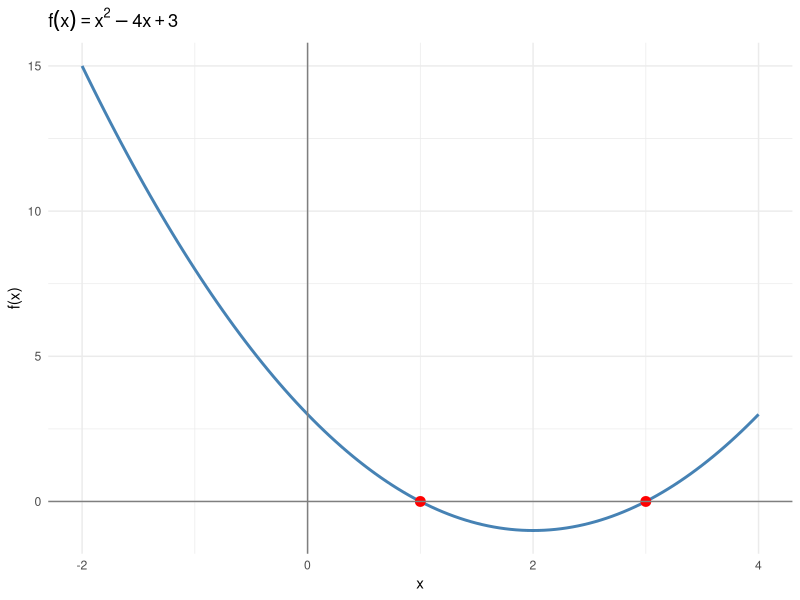
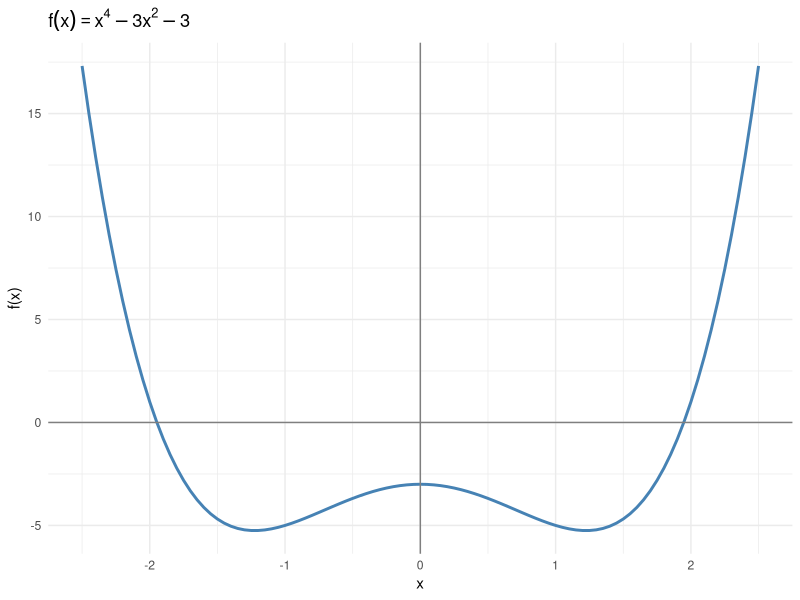
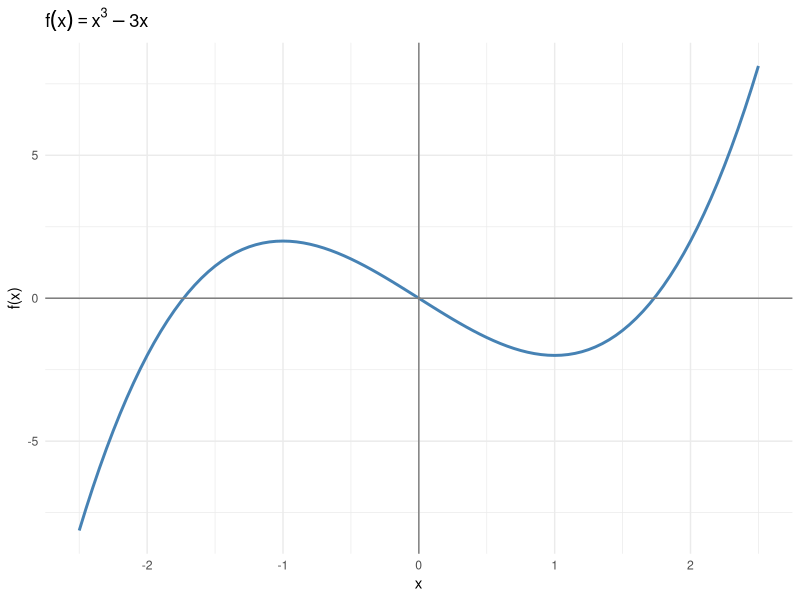
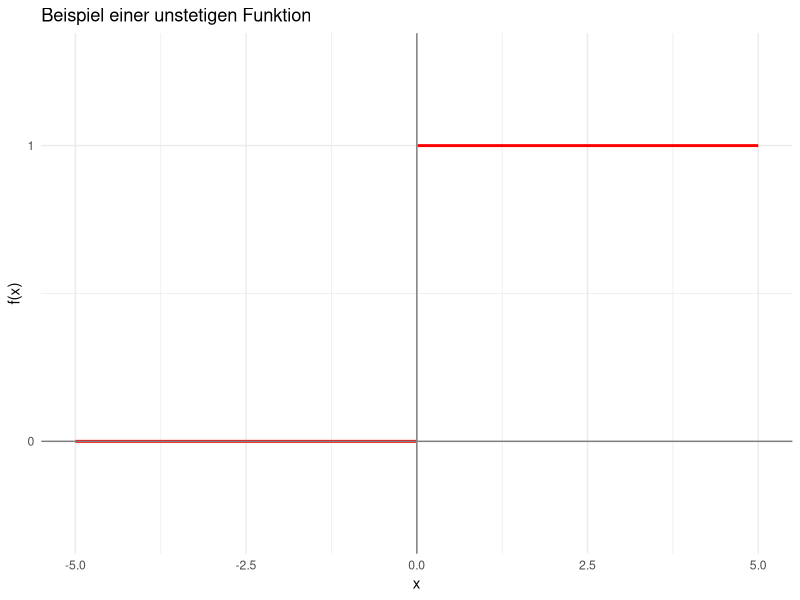
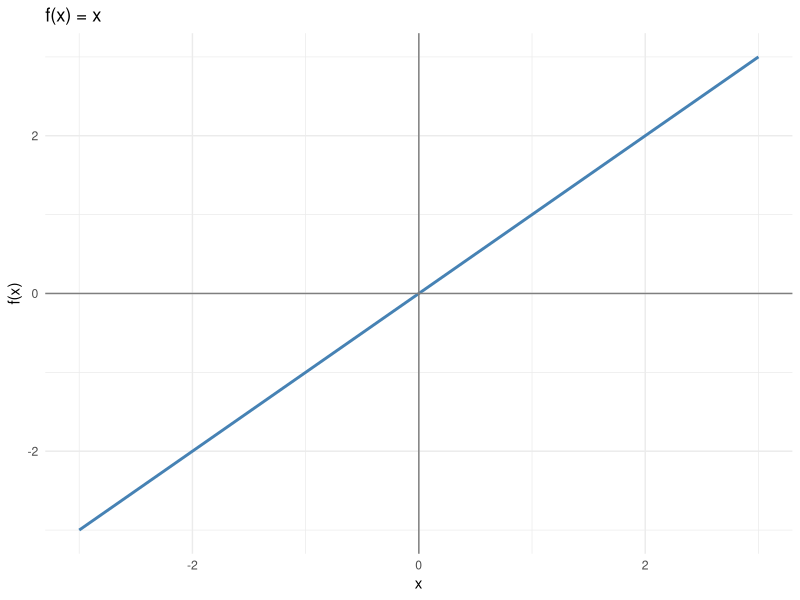
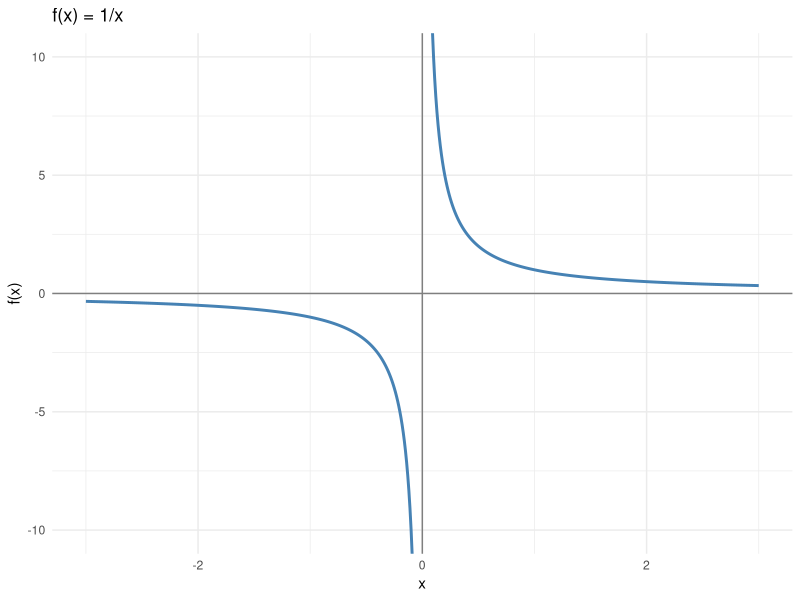
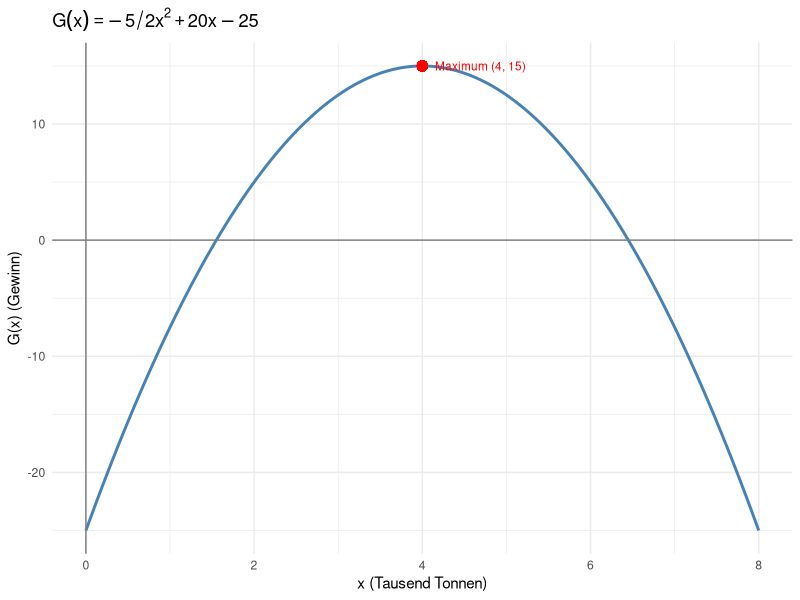
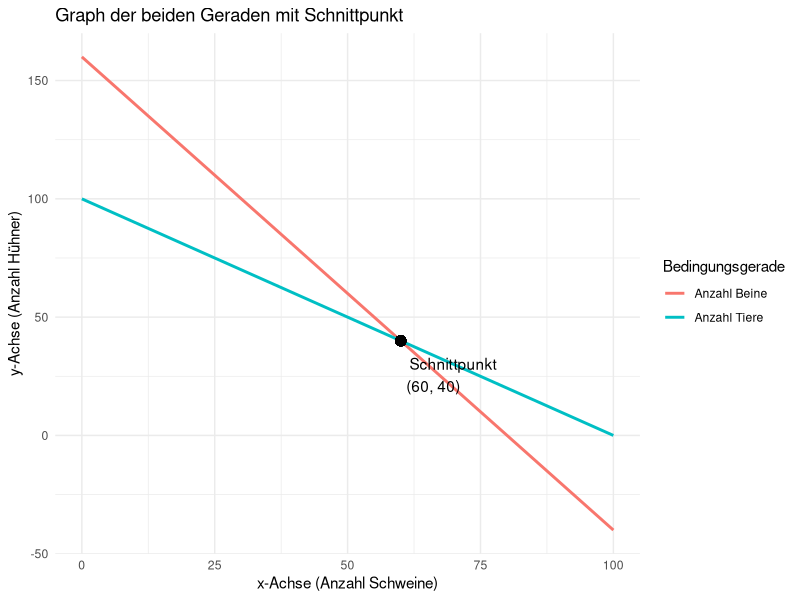

These figures' R source, in order: (Note: this script raises an error after producing the figures.)
## ---- chunk 1
options(digits = 4)
knitr::opts_chunk$set(echo=FALSE, message=FALSE, warning=FALSE, cache=FALSE, 
                      dev.args=list(pointsize=11), size="scriptsize")
library(tidyverse)
## ---- chunk 2
rm(list = ls())
library(ggplot2)
x <- seq(-2, 4, 0.05)
f <- function(x) x^2 - 4*x + 3

ggplot(data.frame(x = x, y = f(x)), aes(x, y)) +
  geom_line(color = "steelblue", linewidth = 1) +
  geom_point(data = data.frame(x = c(1, 3), y = c(0, 0)),
             aes(x, y), color = "red", size = 3) +
  geom_hline(yintercept = 0, color = "gray50") +
  geom_vline(xintercept = 0, color = "gray50") +
  labs(title = expression(f(x) == x^2 - 4*x + 3), x = "x", y = "f(x)") +
  theme_minimal()
## ---- chunk 3
rm(list = ls())
library(ggplot2)
x <- seq(-2.5, 2.5, 0.05)
f <- function(x) x^4 - 3*x^2 - 3

ggplot(data.frame(x = x, y = f(x)), aes(x, y)) +
  geom_line(color = "steelblue", linewidth = 1) +
  geom_hline(yintercept = 0, color = "gray50") +
  geom_vline(xintercept = 0, color = "gray50") +
  labs(title = expression(f(x) == x^4 - 3*x^2 - 3), x = "x", y = "f(x)") +
  theme_minimal()
## ---- chunk 4
rm(list = ls())
library(ggplot2)
x <- seq(-2.5, 2.5, 0.05)
f <- function(x) x^3 - 3*x

ggplot(data.frame(x = x, y = f(x)), aes(x, y)) +
  geom_line(color = "steelblue", linewidth = 1) +
  geom_hline(yintercept = 0, color = "gray50") +
  geom_vline(xintercept = 0, color = "gray50") +
  labs(title = expression(f(x) == x^3 - 3*x), x = "x", y = "f(x)") +
  theme_minimal()
## ---- chunk 5
rm(list = ls())
library(ggplot2)
df <- rbind(
  data.frame(x = seq(-5, -0.01, 0.01), y = 0, gruppe = "x < 0"),
  data.frame(x = seq(0.01,  5,  0.01), y = 1, gruppe = "x > 0")
)
ggplot(df, aes(x, y, group = gruppe)) +
  geom_line(color = "red", linewidth = 1) +
  geom_hline(yintercept = 0, color = "gray50") +
  geom_vline(xintercept = 0, color = "gray50") +
  scale_y_continuous(breaks = c(0, 1), limits = c(-0.3, 1.3)) +
  labs(title = "Beispiel einer unstetigen Funktion", x = "x", y = "f(x)") +
  theme_minimal()
## ---- chunk 6
rm(list = ls())
library(ggplot2)
x <- seq(-3, 3, 0.1)
ggplot(data.frame(x = x, y = x), aes(x, y)) +
  geom_line(color = "steelblue", linewidth = 1) +
  geom_hline(yintercept = 0, color = "gray50") +
  geom_vline(xintercept = 0, color = "gray50") +
  labs(title = "f(x) = x", x = "x", y = "f(x)") +
  theme_minimal()
## ---- chunk 7
rm(list = ls())
library(ggplot2)
df <- rbind(
  data.frame(x = seq(-3, -0.05, 0.01), gruppe = "x < 0"),
  data.frame(x = seq( 0.05, 3,  0.01), gruppe = "x > 0")
)
df$y <- 1 / df$x
ggplot(df, aes(x, y, group = gruppe)) +
  geom_line(color = "steelblue", linewidth = 1) +
  geom_hline(yintercept = 0, color = "gray50") +
  geom_vline(xintercept = 0, color = "gray50") +
  coord_cartesian(ylim = c(-10, 10)) +
  labs(title = "f(x) = 1/x", x = "x", y = "f(x)") +
  theme_minimal()
## ---- chunk 8
rm(list = ls())
library(ggplot2)
x <- seq(0, 8, 0.05)
G <- -5/2 * x^2 + 20*x - 25
ggplot(data.frame(x = x, G = G), aes(x, G)) +
  geom_line(color = "steelblue", linewidth = 1) +
  geom_point(aes(x = 4, y = 15), color = "red", size = 3) +
  annotate("text", x = 4.15, y = 15, label = "Maximum (4, 15)",
           hjust = 0, color = "red", size = 3) +
  geom_hline(yintercept = 0, color = "gray50") +
  geom_vline(xintercept = 0, color = "gray50") +
  labs(title = expression(G(x) == -5/2 * x^2 + 20*x - 25),
       x = "x (Tausend Tonnen)", y = "G(x) (Gewinn)") +
  theme_minimal()
## ---- chunk 9
rm(list = ls())
library(ggplot2)

# Definition der zwei Geraden: y = m1*x + b1 und y = m2*x + b2
m1 <- -2
b1 <- 160
m2 <- -1
b2 <- 100

# Berechnung des Schnittpunkts
x_intersect <- (b2 - b1) / (m1 - m2)
y_intersect <- m1 * x_intersect + b1

# Daten für die Geraden (für Plot-Bereich x von 0 bis 5)
df <- data.frame(
  x = rep(seq(0, 100, length.out = 100), 2),
  y = c(m1 * seq(0, 100, length.out = 100) + b1,
        m2 * seq(0, 100, length.out = 100) + b2),
  line = factor(rep(c("Anzahl Beine", "Anzahl Tiere"), each = 100))
)

# Plot mit zwei Linien und Schnittpunkt als Punkt
ggplot(df, aes(x = x, y = y, color = line)) +
  geom_line(linewidth = 1) +
  geom_point(aes(x = x_intersect, y = y_intersect), color = "black", size = 3) +
  annotate("text", x = x_intersect, y = y_intersect, label = paste0("Schnittpunkt\n(", round(x_intersect, 2), ", ", round(y_intersect, 2), ")"),
           hjust = -0.1, vjust = 1.5) +
  theme_minimal() +
  labs(title = "Graph der beiden Geraden mit Schnittpunkt",
       x = "x-Achse (Anzahl Schweine)",
       y = "y-Achse (Anzahl Hühner)",
       color = "Bedingungsgerade")

## ---- chunk 10
rm(list = ls())
library(ggplot2)

# 2x - y = 1  und  4x - 2y = 2  sind dieselbe Gerade: y = 2x - 1
ggplot() +
  geom_abline(slope = 2, intercept = -1, color = "#E41A1C", linewidth = 1.2) +
  geom_hline(yintercept = 0, color = "gray50") +
  geom_vline(xintercept = 0, color = "gray50") +
  annotate("label", x = 1.5, y = 3.5,
           label = "2x − y = 1\n(≡ 4x − 2y = 2)\nidentische Geraden",
           color = "#E41A1C", size = 3, label.size = 0.4) +
  coord_cartesian(xlim = c(-4, 4), ylim = c(-4, 4)) +
  labs(title = "Unendlich viele Lösungen: Beide Gleichungen sind identisch",
       x = "x", y = "y") +
  theme_minimal()
## ---- chunk 11
rm(list = ls())
library(ggplot2)

# 2x - y = 1  und  4x - 2y = 3: parallele Geraden, kein Schnittpunkt
x <- seq(-4, 4, length.out = 100)
df <- data.frame(
  x = rep(x, 2),
  y = c(2*x - 1, 2*x - 1.5),
  Gleichung = factor(rep(c("2x − y = 1", "4x − 2y = 3"), each = 100))
)

ggplot(df, aes(x = x, y = y, color = Gleichung)) +
  geom_line(linewidth = 1) +
  geom_hline(yintercept = 0, color = "gray50") +
  geom_vline(xintercept = 0, color = "gray50") +
  scale_color_manual(values = c("#E41A1C", "#377EB8")) +
  theme_minimal() +
  labs(title = "Keine Lösung: Geraden sind parallel (kein Schnittpunkt)",
       x = "x", y = "y", color = "Gleichung")
## ---- chunk 12
rm(list = ls())
library(ggplot2)

# Definition der zwei Geraden: y = m1*x + b1 und y = m2*x + b2
m1 <- 2
b1 <- -1
m2 <- -2
b2 <- 1.5

# Berechnung des Schnittpunkts
x_intersect <- (b2 - b1) / (m1 - m2)
y_intersect <- m1 * x_intersect + b1

# Daten für die Geraden (für Plot-Bereich x von 0 bis 5)
df <- data.frame(
  x = rep(seq(-4, 4, length.out = 100), 2),
  y = c(m1 * seq(-4, 4, length.out = 100) + b1,
        m2 * seq(-4, 4, length.out = 100) + b2),
  line = factor(rep(c("Gleichung 1", "Gleichung 2"), each = 100))
)

# Plot mit zwei Linien und Schnittpunkt als Punkt
ggplot(df, aes(x = x, y = y, color = line)) +
  geom_line(linewidth = 1) +
  geom_point(aes(x = x_intersect, y = y_intersect), color = "black", size = 3) +
  annotate("text", x = x_intersect, y = y_intersect, label = paste0("Schnittpunkt\n(", round(x_intersect, 3), ", ", round(y_intersect, 3), ")"),
           hjust = -0.1, vjust = 1.5) +
  theme_minimal() +
  labs(title = "Graph der beiden Geraden mit Schnittpunkt",
       x = "x-Achse", y = "y-Achse", color = "Gerade")

## ---- chunk 13
# Übergangsmatrix erstellen (3x3, z. B. für Markov-Kette)
uebergang <- matrix(c(0.9, 0.08, 0.01,
                      0.04, 0.85, 0.07,
                      0.06, 0.07, 0.92), nrow=3, byrow=TRUE)

# Anfangszustandsvektor (Wahrscheinlichkeiten summieren zu 1)
vektor <- c(0.42, 0.37, 0.21)

# Multiplikation: nächster Zustand
nächster_zustand <- uebergang %*% vektor
for (i in 1:1000) 
  nächster_zustand <- uebergang %*% nächster_zustand

## ---- chunk 14
rm(list = ls())
library(ggplot2)

# Definition der zwei Geraden: y = m1*x + b1 und y = m2*x + b2
m1 <- -2
b1 <- 5
m2 <- 1
b2 <- -1

# Berechnung des Schnittpunkts
x_intersect <- (b2 - b1) / (m1 - m2)
y_intersect <- m1 * x_intersect + b1

# Daten für die Geraden (für Plot-Bereich x von 0 bis 5)
df <- data.frame(
  x = rep(seq(-7, 7, length.out = 100), 2),
  y = c(m1 * seq(-7, 7, length.out = 100) + b1,
        m2 * seq(-7, 7, length.out = 100) + b2),
  line = factor(rep(c("Gleichung I", "Gleichung II"), each = 100))
)

# Plot mit zwei Linien und Schnittpunkt als Punkt
ggplot(df, aes(x = x, y = y, color = line)) +
  geom_line(linewidth = 1) +
  geom_point(aes(x = x_intersect, y = y_intersect), color = "black", size = 3) +
  annotate("text", x = x_intersect, y = y_intersect, label = paste0("Schnittpunkt\n(", round(x_intersect, 2), ", ", round(y_intersect, 2), ")"),
           hjust = -0.1, vjust = 1.5) +
  theme_minimal() +
  labs(title = "Graph der beiden Geraden mit Schnittpunkt",
       x = "x-Achse", y = "y-Achse", color = "Bedingungsgerade")

## ---- chunk 15
rm(list = ls())
library(ggplot2)
x <- seq(-7, 7, length.out = 200)
df <- data.frame(x = x, y = -2*x + 5)

ggplot(df, aes(x, y)) +
  geom_ribbon(aes(ymin = -20, ymax = y), fill = "lightblue", alpha = 0.6) +
  geom_line(linewidth = 1) +
  geom_hline(yintercept = 0, color = "gray50") +
  geom_vline(xintercept = 0, color = "gray50") +
  coord_cartesian(xlim = c(-7, 7), ylim = c(-10, 10)) +
  labs(title = "Lösungsmenge: y ≤ −2x + 5 (Fläche unterhalb der Geraden I)",
       x = "x", y = "y") +
  theme_minimal()
## ---- chunk 16
rm(list = ls())
library(ggplot2)
x <- seq(-7, 7, length.out = 200)
df <- data.frame(x = x, y = x - 1)

ggplot(df, aes(x, y)) +
  geom_ribbon(aes(ymin = y, ymax = 20), fill = "lightblue", alpha = 0.6) +
  geom_line(linewidth = 1) +
  geom_hline(yintercept = 0, color = "gray50") +
  geom_vline(xintercept = 0, color = "gray50") +
  coord_cartesian(xlim = c(-7, 7), ylim = c(-10, 10)) +
  labs(title = "Lösungsmenge: y ≥ x − 1 (Fläche oberhalb der Geraden II)",
       x = "x", y = "y") +
  theme_minimal()
## ---- chunk 17
rm(list = ls())
library(ggplot2)
poly <- data.frame(x = c(0, 1, 2, 0), y = c(0, 0, 1, 5))

ggplot() +
  geom_polygon(data = poly, aes(x, y), fill = "lightblue", alpha = 0.6) +
  geom_abline(slope = -2, intercept = 5, linewidth = 1) +
  geom_abline(slope =  1, intercept = -1, linewidth = 1) +
  geom_hline(yintercept = 0, color = "gray50") +
  geom_vline(xintercept = 0, color = "gray50") +
  coord_cartesian(xlim = c(-1, 4), ylim = c(-2, 6)) +
  labs(title = "Lösungsmenge: Schnittmenge beider Ungleichungen (blau schattiert)",
       x = "x", y = "y") +
  theme_minimal()
## ---- chunk 18
rm(list = ls())
library(ggplot2)
poly <- data.frame(x = c(0, 5, 5, 1, 0), y = c(0, 0, 2, 4, 4))

ggplot() +
  geom_polygon(data = poly, aes(x, y), fill = "lightblue", alpha = 0.6) +
  geom_abline(slope = -0.5, intercept = 4.5, color = "red", linewidth = 1) +
  geom_hline(yintercept = 4, linetype = "dashed") +
  geom_vline(xintercept = 5, linetype = "dashed") +
  geom_hline(yintercept = 0, color = "gray50") +
  geom_vline(xintercept = 0, color = "gray50") +
  annotate("text", x = 7.2, y = 1.2, label = "200x+400y=1800", color = "red", size = 3) +
  annotate("text", x = 5.1, y = 3,   label = "x = 5", hjust = 0, size = 3) +
  annotate("text", x = 2,   y = 4.15, label = "y = 4", size = 3) +
  coord_cartesian(xlim = c(0, 9), ylim = c(-0.3, 5)) +
  labs(title = "Zulässiger Bereich – mögliche Zeltkombinationen",
       x = "x (10-Personen-Zelte)", y = "y (15-Personen-Zelte)") +
  theme_minimal()
## ---- chunk 19
rm(list = ls())
library(ggplot2)
poly <- data.frame(x = c(0, 5, 5, 1, 0), y = c(0, 0, 2, 4, 4))

ggplot() +
  geom_polygon(data = poly, aes(x, y), fill = "lightblue", alpha = 0.6) +
  geom_abline(slope = -0.5, intercept = 4.5, color = "red",  linewidth = 1) +
  geom_abline(slope = -2/3, intercept = 60/15, color = "blue", linewidth = 1) +
  geom_hline(yintercept = 4, linetype = "dashed") +
  geom_vline(xintercept = 5, linetype = "dashed") +
  geom_hline(yintercept = 0, color = "gray50") +
  geom_vline(xintercept = 0, color = "gray50") +
  annotate("text", x = 1.5, y = 2.8, label = "Z = 60", color = "blue", size = 3) +
  coord_cartesian(xlim = c(0, 9), ylim = c(-0.3, 5)) +
  labs(title = "Zulässiger Bereich mit Zielfunktion Z = 60",
       x = "x (10-Personen-Zelte)", y = "y (15-Personen-Zelte)") +
  theme_minimal()
## ---- chunk 20
rm(list = ls())
library(ggplot2)
poly <- data.frame(x = c(0, 5, 5, 1, 0), y = c(0, 0, 2, 4, 4))

ggplot() +
  geom_polygon(data = poly, aes(x, y), fill = "lightblue", alpha = 0.6) +
  geom_abline(slope = -0.5, intercept = 4.5,   color = "red",  linewidth = 1) +
  geom_abline(slope = -2/3, intercept = 60/15, color = "blue", linewidth = 0.8, linetype = "dashed") +
  geom_abline(slope = -2/3, intercept = 70/15, color = "blue", linewidth = 0.8, linetype = "dashed") +
  geom_abline(slope = -2/3, intercept = 80/15, color = "blue", linewidth = 1.2) +
  geom_hline(yintercept = 4, linetype = "dashed") +
  geom_vline(xintercept = 5, linetype = "dashed") +
  geom_hline(yintercept = 0, color = "gray50") +
  geom_vline(xintercept = 0, color = "gray50") +
  annotate("text", x = 1.5, y = 2.8, label = "Z = 60", color = "blue", size = 3) +
  annotate("text", x = 1.5, y = 3.6, label = "Z = 70", color = "blue", size = 3) +
  annotate("text", x = 1.5, y = 4.5, label = "Z = 80", color = "blue", size = 3) +
  coord_cartesian(xlim = c(0, 9), ylim = c(-0.3, 5.5)) +
  labs(title = "Zielfunktion maximieren – Z so weit wie möglich nach oben",
       x = "x (10-Personen-Zelte)", y = "y (15-Personen-Zelte)") +
  theme_minimal()
## ---- chunk 21
knitr::include_graphics("./bilder/weihnachten.png")
